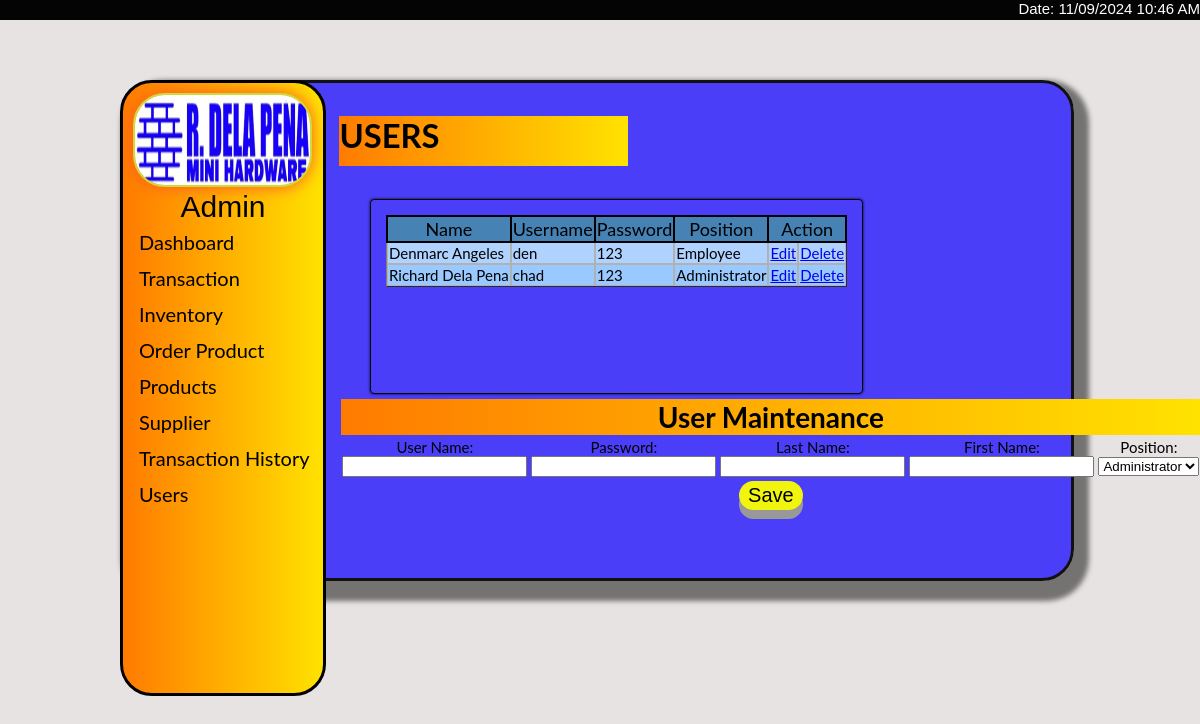
/admin/users.php, run on the app's committed database.
### tables this page shows
CREATE TABLE `users` (
  `id` int(50) NOT NULL,
  `user_name` varchar(50) NOT NULL,
  `password` varchar(50) NOT NULL,
  `first_name` varchar(50) NOT NULL,
  `last_name` varchar(50) NOT NULL,
  `position` varchar(50) NOT NULL
);

### admin/users.php (the view, shortened to what this page needs)
<!DOCTYPE html>
<html>
    <head>
        <div class="bodymain">
        <link rel="stylesheet" href="Menui.css">
    </head>
    <body>
	  <header>
  <div class="sidenav">
    <div class="profile-pic">
    <img src="img/CompanyLogo.png"/>
    </div>
  <div class="user-name">Admin </div>
  <a href="Dashboard.php">Dashboard</a>
    <a href="sell.php">Transaction</a>
    <a href="inventory.php">Inventory</a>
    <a href="order.php">Order Product</a>
    <a href="product.php">Products</a>
    <a href="supplier.php">Supplier</a>
    <a href="history.php">Transaction History</a>
    <a href="users.php">Users</a>
</div>
</header>
<div class="date">
    <p>
      Date: <?= date ('m/d/Y');?> <?= date ('h:i A'); ?> </p>
  </div>
<div class="main">
<h3>USERS</h3>
    <div class="show-table">   <div class="outer-wrapper"><div class="inner-wrapper">
            <?php
                include 'inv.php';
		        if(isset($_GET['search'])){
			        $search = $_GET['search'];
			        $product_query2 = "select * from users where id LIKE '%$search%' or product LIKE '%$search%' or unit LIKE '%$search%' or category LIKE '%$search%'";
			        $product_result = mysqli_query($conn, $product_query2);
		        }
		        else {
			        $product_query1 = "select * from users";
			        $product_result = mysqli_query($conn, $product_query1);
		        }
		            $ctr=1;
		        echo "<table border='1' cellspacing='0'";
                echo "<tr>
		        <th style='background-color:  rgb(70, 130, 180); color: black'>Name</th>
		        <th style='background-color:  rgb(70, 130, 180); color: black'>Username</th>
		        <th style='background-color:  rgb(70, 130, 180); color: black'>Password</th>
		        <th style='background-color:  rgb(70, 130, 180); color: black'>Position</th>
                <th colspan='2' style='background-color:  rgb(70, 130, 180); color: black'>Action</th>
		        </tr>";
		        while($row = mysqli_fetch_array($product_result)) {
			        $ctr++;
			        extract($row);
			        if ($ctr%2==1){
				    echo"<tr style='background-color: #99c9ff'>";
			        }
			        else {
				    echo"<tr style='background-color: #afd2ff'>";
			        }
			        echo "
			        <td>$first_name $last_name</td>
			        <td>$user_name</td>
			        <td>$password</td>
			        <td>$position</td>
                    <td><a href='users.php?Edit=$id'>Edit</a></td>
                    <td><a href='users.php?Del=$id'>Delete</a></td>
                    </tr> ";
		        }
                echo '</table>';
            ?></div></div></div>
            <div class="maintenance">
                <form action="" method="post">
                <table>
                <thead>
                    <tr>
                        <th style="background: linear-gradient(90deg, #ff7b00 0%, #ffe200 100%);" colspan="5">User Maintenance</th>
                    </tr>
                </thead>
                <tbody>
                    <tr>
                        <td>User Name:<input required name="uname" value="<?php if(isset($_GET['Edit'])){ echo $_SESSION['uname'];} ?>"></td>
                        <td>Password:<input required name="psw" value="<?php if(isset($_GET['Edit'])){ echo $_SESSION['pass'];} ?>"></td>
                        <td>Last Name:<input required name="lname" value="<?php if(isset($_GET['Edit'])){ echo $_SESSION['lname'];} ?>"></td>
                        <td>First Name:<input required name="fname" value="<?php if(isset($_GET['Edit'])){ echo $_SESSION['fname'];} ?>"></td>
                        <td>Position:<select name="pos">
                            <option value="Administrator">Administrator</option>
                        </select></td>
                    </tr>
                    <tr>
                        <td colspan="5" class="btn"><input type="submit" name="<?php if(isset($_GET['Edit'])){ echo 'Update';} else{ echo 'Save';}?>" value="<?php if(isset($_GET['Edit'])){ echo 'Update';} else{ echo 'Save';}?>"></td>
                    </tr>
                </tbody>
            </table>
            </form>
        </div>
            </div>
	</body>
</html>

### admin/Menui.css (style rules this page uses)
body { font-family: "Lato", sans-serif; background-color: #e0dbdbc0; overflow-y: hidden; overflow-x: hidden; }
.bodymain { font-family: "Lato", sans-serif; background-color: #1909ffc0; margin-left: 10%; margin-top: 80px; margin-bottom: 10%; margin-right: 10%; border-top: #111 3px solid; border-bottom: #111 3px solid; border-right: #111 3px solid; border-left: #111 3px solid; border-radius: 32px; box-shadow: 5px 10px 5px 10px #757272 ; height: 75%; min-height: 75%; max-height: max-content; }
h3 { background: linear-gradient(90deg, #ff7b00 0%, #ffe200 100%); width: 40%; height: 50px; }
.sidenav { border: solid black 3px; height: 75%; width: 200px; position: fixed; z-index: 1; top: 0; left: 0; background: linear-gradient(90deg, #ff7b00 0%, #ffe200 100%); overflow-x: hidden; padding-top: 10px; margin-left: 10%; margin-top: 80px; margin-bottom: 10%; margin-right: 10%; border-radius: 32px; }
.sidenav a { padding: 6px 8px 6px 16px; text-decoration: none; font-size: 20px; color: #e0dddd; display: block; transition-duration: 0.4s; }
.main { margin-left: 200px; font-size: 28px; padding: 0px 10px; height: 80%; }
.main table { text-align: center; }
.profile-pic img { border-radius: 50%; height: 160px; width: 160px; position: relative; margin-left: 18px; }
.user-name { font-size: 30px; text-align: center; color: white; font-family: 'Franklin Gothic Medium', 'Arial Narrow', Arial, sans-serif; }
tr th { background-color: #333333; }
td { font-size:15px; padding:2px 7px; }
.date { width:100%; background-color:#000000fb; position: fixed; z-index: 1; top: 0 ; left: 0; right: 0; height: 20px; }
.date p { margin-top: 0; font-size: 15px; color: #ffffff; text-align: right; font-family: 'Franklin Gothic Medium', 'Arial Narrow', Arial, sans-serif ; }
.show-table { border:#111; margin:auto; width: 700px; }
.maintenance { text-align: center; }
.outer-wrapper { margin: 3px; margin-left: 20px; margin-right: 20px; border: 1px solid black; border-radius: 4px; box-shadow: 0px 0px 3px rgba(0, 0, 0, 0.9); max-width: fit-content; max-height: 200px; }
.inner-wrapper { overflow-y: scroll; height: 160px; max-height: 66.4vh; margin-top: 3px; margin: 15px; padding-bottom: 3px; }
.inner-wrapper table { min-width: max-content; border-collapse: separate; border-spacing: 0px; }
.inner-wrapper table th { position: sticky; top: 0px; background-color: #133b5c; color: rgb(241, 245, 179); text-align: center; font-weight: normal; font-size: 18px; outline: 0.7px solid black; border: 1.5px solid black; }
.inner-wrapper table th, table td { padding: 1px; padding-top: 1px; padding-bottom: 1px; }
.inner-wrapper table td { text-align: left; font-size: 15px; border: 1px solid rgb(177, 177, 177); padding-left: 1px; }
.btn input { padding: 3px 9px; font-size: 20px; text-align: center; cursor: pointer; outline: none; color: #000000; background-color: #f1f50e ; border: none; border-radius: 15px; box-shadow: 0 9px #999; }

### admin/users.php (style rules this page uses)
.profile-pic img { width: 175px; height: 90px; border-radius: 32px; border: 2px solid #cddc39; filter: drop-shadow(0 0 8px #ff5722); margin-left: 10px; }
.main { padding-bottom: 65px; }
.sidenav a { color:black; }
.user-name { color: black; }

### data on the page
users: first_name "Denmarc", last_name "Angeles", user_name "den", password "123", position "Employee"
users: first_name "Richard", last_name "Dela Pena", user_name "chad", password "123", position "Administrator"

### other printed values
date ('m/d/Y') "11/09/2024"
date ('h:i A') "10:46 AM"
